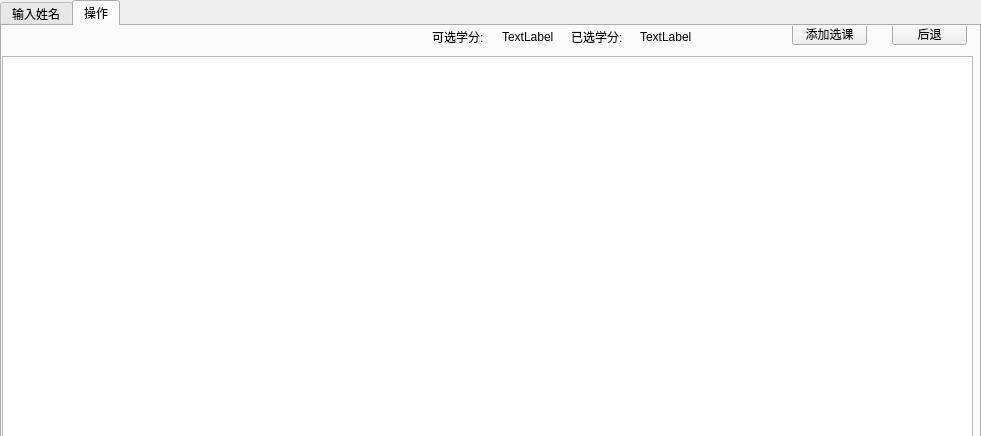
<?xml version="1.0" encoding="UTF-8"?>
<ui version="4.0">
 <class>StudentManagement</class>
 <widget class="QWidget" name="StudentManagement">
  <property name="geometry">
   <rect>
    <x>0</x>
    <y>0</y>
    <width>981</width>
    <height>436</height>
   </rect>
  </property>
  <property name="windowTitle">
   <string>学生管理</string>
  </property>
  <widget class="QTabWidget" name="mainTab">
   <property name="geometry">
    <rect>
     <x>0</x>
     <y>0</y>
     <width>981</width>
     <height>441</height>
    </rect>
   </property>
   <property name="currentIndex">
    <number>1</number>
   </property>
   <widget class="QWidget" name="tab">
    <attribute name="title">
     <string>输入姓名</string>
    </attribute>
    <widget class="QWidget" name="">
     <property name="geometry">
      <rect>
       <x>0</x>
       <y>0</y>
       <width>981</width>
       <height>411</height>
      </rect>
     </property>
     <layout class="QVBoxLayout" name="verticalLayout">
      <item>
       <layout class="QHBoxLayout" name="horizontalLayout">
        <item>
         <widget class="QLabel" name="label">
          <property name="text">
           <string>搜索学生(姓名或学号):</string>
          </property>
         </widget>
        </item>
        <item>
         <widget class="QLineEdit" name="studentEdit">
          <property name="placeholderText">
           <string>按回车键搜索</string>
          </property>
         </widget>
        </item>
       </layout>
      </item>
      <item>
       <widget class="QTableView" name="studentListTable">
        <property name="selectionMode">
         <enum>QAbstractItemView::SingleSelection</enum>
        </property>
        <property name="selectionBehavior">
         <enum>QAbstractItemView::SelectRows</enum>
        </property>
       </widget>
      </item>
     </layout>
    </widget>
   </widget>
   <widget class="QWidget" name="tab_2">
    <attribute name="title">
     <string>操作</string>
    </attribute>
    <widget class="QPushButton" name="pushButton">
     <property name="geometry">
      <rect>
       <x>890</x>
       <y>-4</y>
       <width>75</width>
       <height>23</height>
      </rect>
     </property>
     <property name="text">
      <string>后退</string>
     </property>
    </widget>
    <widget class="QTableView" name="studentDetailTable">
     <property name="geometry">
      <rect>
       <x>0</x>
       <y>30</y>
       <width>971</width>
       <height>391</height>
      </rect>
     </property>
     <property name="selectionMode">
      <enum>QAbstractItemView::SingleSelection</enum>
     </property>
     <property name="selectionBehavior">
      <enum>QAbstractItemView::SelectRows</enum>
     </property>
    </widget>
    <widget class="QPushButton" name="addCourseButton">
     <property name="geometry">
      <rect>
       <x>790</x>
       <y>-4</y>
       <width>75</width>
       <height>23</height>
      </rect>
     </property>
     <property name="text">
      <string>添加选课</string>
     </property>
    </widget>
    <widget class="QWidget" name="">
     <property name="geometry">
      <rect>
       <x>430</x>
       <y>0</y>
       <width>271</width>
       <height>21</height>
      </rect>
     </property>
     <layout class="QHBoxLayout" name="horizontalLayout_4">
      <item>
       <layout class="QHBoxLayout" name="horizontalLayout_3">
        <item>
         <widget class="QLabel" name="label_3">
          <property name="text">
           <string>可选学分:</string>
          </property>
         </widget>
        </item>
        <item>
         <widget class="QLabel" name="availableCreditLabel">
          <property name="text">
           <string>TextLabel</string>
          </property>
         </widget>
        </item>
       </layout>
      </item>
      <item>
       <layout class="QHBoxLayout" name="horizontalLayout_2">
        <item>
         <widget class="QLabel" name="label_2">
          <property name="text">
           <string>已选学分:</string>
          </property>
         </widget>
        </item>
        <item>
         <widget class="QLabel" name="totalCreditLabel">
          <property name="text">
           <string>TextLabel</string>
          </property>
         </widget>
        </item>
       </layout>
      </item>
     </layout>
    </widget>
   </widget>
  </widget>
 </widget>
 <resources/>
 <connections/>
</ui>
